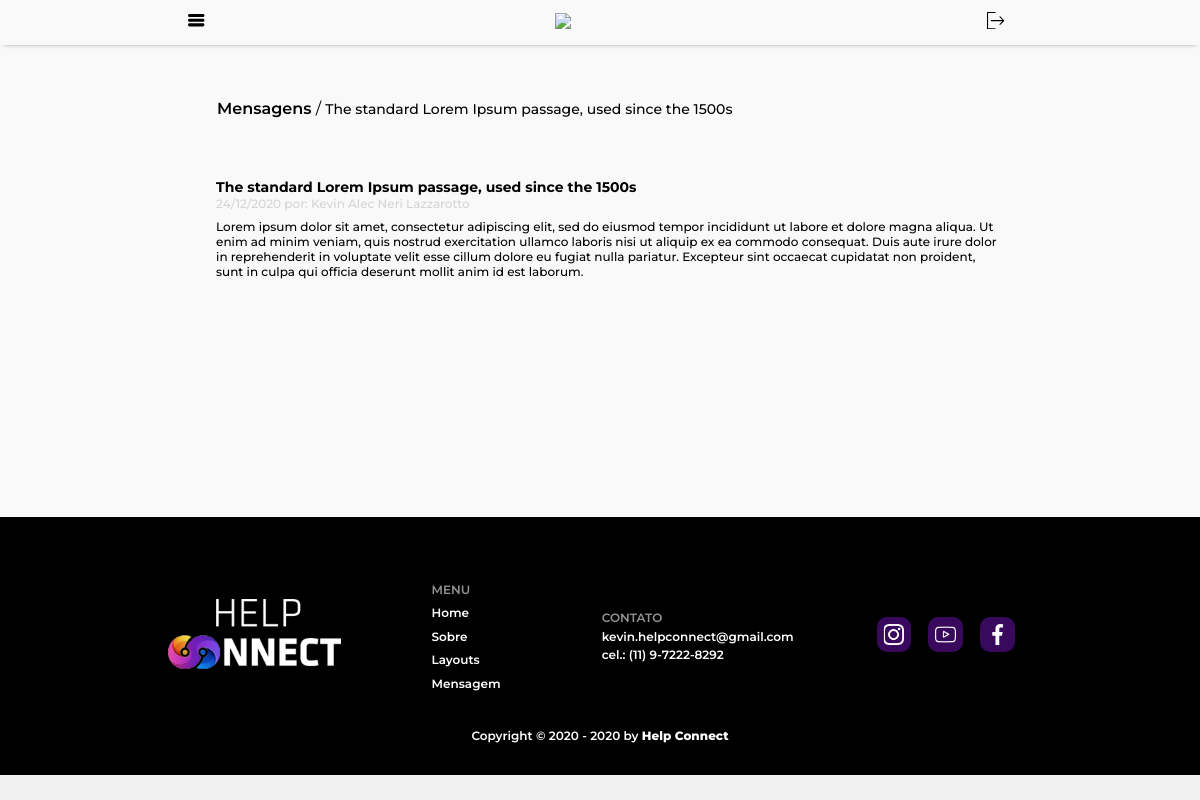
The page /posts/vizualizarItem/49 (signed in) on the database its author committed.
### tables this page shows
CREATE TABLE `tb_mensagem` (
  `id` int(11) NOT NULL,
  `usuario_id` int(11) NOT NULL,
  `titulo` varchar(255) NOT NULL,
  `texto` text NOT NULL,
  `email` varchar(255) NOT NULL,
  `criado_em` timestamp NOT NULL DEFAULT current_timestamp()
);

CREATE TABLE `tb_clientes` (
  `id` int(11) NOT NULL,
  `nome` varchar(255) NOT NULL,
  `email` varchar(255) NOT NULL,
  `senha` varchar(255) NOT NULL,
  `criado_em` timestamp NOT NULL DEFAULT current_timestamp()
);

### app/Controllers/Posts.php (called while the page is built, shortened)
<?php
class Posts extends Controller {
    public function __construct() {
        $this->postModel = $this->model('Post');
        $this->usuarioModel = $this->model('Usuario');
    }
    public function vizualizarItem($id) {
        $post = $this->postModel->lerPostPorId($id);
        $usuario = $this->usuarioModel->lerUsuarioPorId($post->usuario_id);
        $dados = [
            'post' => $post,
            'usuario' => $usuario
        ];
        $this->view('posts/ver', $dados);
    }
}

### app/Libraries/Rota.php (called while the page is built, shortened)
<?php
class Rota {
    private $metodo = 'index';
    public function __construct() {
        $url = $this->url() ? $this->url() : [0];
        if(file_exists('../app/Controllers/'.ucwords($url[0]).'.php')):
            unset($url[0]);
        endif;
        $this->controlador = new $this->controlador;
        if(isset($url[1])):
            if(method_exists($this->controlador, $url[1])):
                $this->metodo = $url[1];
                unset($url[1]);
            endif;
        endif;
        $this->parametros = $url ? array_values($url) : [];
        call_user_func_array([$this->controlador, $this->metodo], $this->parametros);
    }
    private function url() {
        $url = filter_input(INPUT_GET, 'url', FILTER_SANITIZE_URL);
        if(isset($url)):
            $url = trim(rtrim($url, '/'));
            $url = explode('/', $url);
            return $url;
        endif;
    }
}

### app/Libraries/Database.php (called while the page is built, shortened)
<?php
class Database {
    private $host = 'localhost';
    private $usuario = 'root';
    private $senha = '';
    private $banco = 'mvc';
    private $porta = '3306';
    private $dbh;
    private $stmt;
    public function __construct() {
        $dsn = 'mysql:host='.$this->host.';port='.$this->porta.';dbname='.$this->banco;
        $opcoes = [
            PDO::ATTR_PERSISTENT => true,
            PDO::ATTR_ERRMODE => PDO::ERRMODE_EXCEPTION
        ];
        try {
            $this->dbh = new PDO($dsn, $this->usuario, $this->senha, $opcoes);
        } catch (PDOException $e) {
            print "Error!: " . $e->getMessage() . "<br/>";
            die();
        }
    }
    public function query($sql) {
        $this->stmt = $this->dbh->prepare($sql);
    }
    public function bind($parametro, $valor, $tipo = null) {
        if(is_null($tipo)):
            switch(true):
                default:
                    $tipo = PDO::PARAM_STR;
                break;
            endswitch;
        endif;
        $this->stmt->bindValue($parametro, $valor, $tipo);
    }
    public function executa() {
        return $this->stmt->execute();
    }
    public function resultado() {
        $this->executa();
        return $this->stmt->fetch(PDO::FETCH_OBJ);
    }
}

### app/Models/Post.php (called while the page is built, shortened)
<?php
class Post {
    private $db;
    public function __construct() {
        $this->db = new Database();
    }
    public function lerPostPorId($id) {
        $this->db->query("SELECT * FROM tb_mensagem WHERE id = :id");
        $this->db->bind('id', $id);
        return $this->db->resultado();
    }
}

### app/autoload.php (called while the page is built, shortened)
<?php
spl_autoload_register(function ($classe) {
    $diretorio = [
        'Libraries',
        'Helpers'
    ];
    foreach($diretorio as $diretorio):
        $arquivo = (__DIR__.DIRECTORY_SEPARATOR.$diretorio.DIRECTORY_SEPARATOR.$classe.'.php');
    endforeach;
});

### app/Helpers/FormatacaoData.php (called while the page is built, shortened)
<?php
class FormatacaoData {
    public static function conversorDia($dia) {
        if(isset($dia)):
            return date('d/m/Y', strtotime($dia));
        else:
            return false;
        endif;
    }
}

### app/Models/Usuario.php (called while the page is built, shortened)
<?php
class Usuario {
    private $db;
    public function __construct() {
        $this->db = new Database();
    }
    public function lerUsuarioPorId($id) {
        $this->db->query("SELECT * FROM tb_clientes WHERE id = :id");
        $this->db->bind('id', $id);
        return $this->db->resultado();
    }
}

### app/Views/posts/ver.php (the view, shortened to what this page needs)
<section>
    <div id="posts">
        <div id="editarPost">
            <ul>
                <a href="<?=URL?>/posts/listar"><li>Mensagens</li></a>
                /
                <li><?= $dados['post']->titulo ?></li>
            </ul>
        </div>
        <div id="mensagem">
            <div id="post">
                <div id="autorPost">
                    <h1><?= $dados['post']->titulo ?>
                        <p>
                            <?= FormatacaoData::conversorDia($dados['post']->criado_em) ?>
                            por: <?= $dados['usuario']->nome ?>
                        </p>
                        <p id="texto"><?= $dados['post']->texto ?></p>
                    </h1>
                </div>
            </div>
        </div>
    </div>
</section>

### rows shown on the page
tb_mensagem: titulo "The standard Lorem Ipsum passage, used since the 1500s", criado_em "24/12/2020", texto "Lorem ipsum dolor sit amet, consectetur adipiscing elit, sed do eiusmod tempor incididunt ut labore et dolore magna aliqua. Ut enim ad minim veniam, quis nostrud exercitation ullamco laboris nisi ut aliquip ex ea commodo consequat. Duis aute irure dolor in reprehenderit in voluptate velit esse cillum dolore eu fugiat nulla pariatur. Excepteur sint occaecat cupidatat non proident, sunt in culpa qui officia deserunt mollit anim id est laborum."
tb_clientes: nome "Kevin Alec Neri Lazzarotto"

### other values the page prints
APP_NOME "Help Connect"
